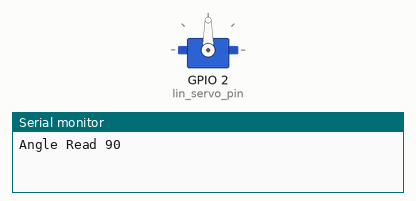
This sketch was run on a simulated ESP32. Shown: servo, the last lines printed to the serial monitor.

Above: at 0.55 s.
At 3.2 s:
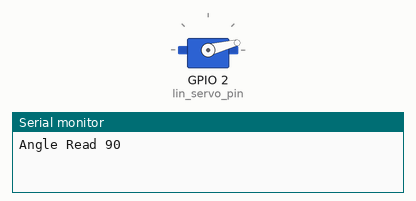
At 5.9 s:
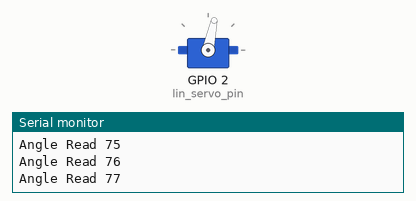
At 11.3 s:
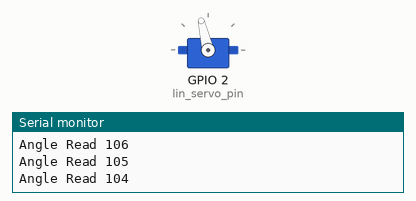
Timing chart, 0 to 15.1 s (numbered marks = the images above):
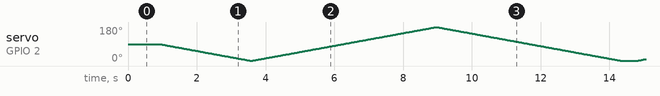

The sketch:

micro_lin_servo.ino
```cpp
#include <PWMServo.h>

PWMServo linser;
int lin_servo_pin = 2;
int pos = linser.read();

void setup() {
  // put your setup code here, to run once:
  Serial.begin(9600);
  linser.attach(lin_servo_pin, 0, 2000);  //pin number, min pulse, max pulse
  //linser.write(pos);
  Serial.printf("Angle Read %d\r\n", linser.read());
  delay(500);
}

void loop() {
  // put your main code here, to run repeatedly:
    digitalWrite(LED_BUILTIN, HIGH);   // turn the LED on (HIGH is the voltage level)
    delay(200);                       // wait for a second
    digitalWrite(LED_BUILTIN, LOW);    // turn the LED off by making the voltage LOW
    delay(200);                       // wait for a

    if(pos > 1){
       for(pos = pos; pos > 1; pos -= 1){
       linser.write(pos);
       delay(30);
       }
    }

    for(pos = 1; pos < 180; pos += 1)  // goes from 1 degrees to 180 degrees
    {                                  // in steps of 1 degree
      linser.write(pos);              // tell servo to go to position in variable 'pos'
      delay(30);                       // waits 15ms for the servo to reach the position
      Serial.printf("Angle Read %d\r\n", linser.read());
    }
    for(pos = 180; pos>=1; pos-=1)     // goes from 180 degrees to 1 degrees
    {
      linser.write(pos);              // tell servo to go to position in variable 'pos'
      delay(30);                       // waits 15ms for the servo to reach the position
      Serial.printf("Angle Read %d\r\n", linser.read());
    }


}
```
